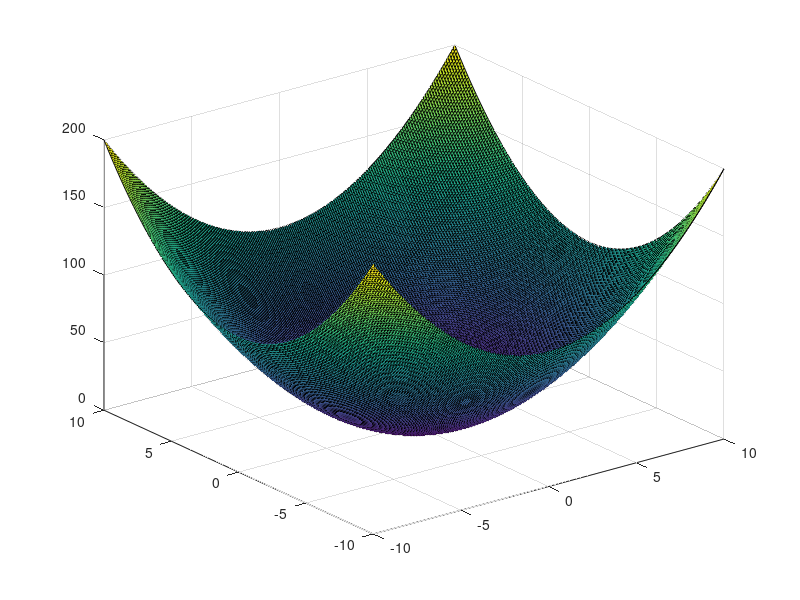
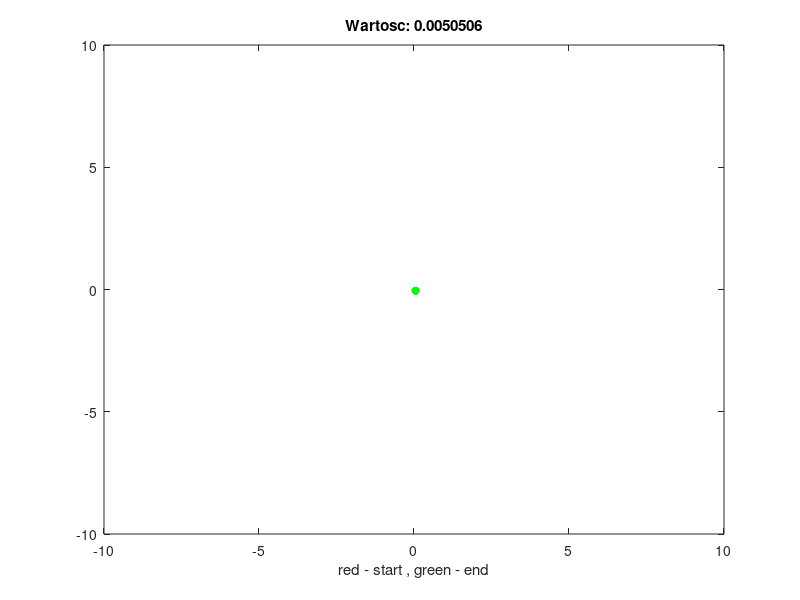

The MATLAB source for these figures, in order:
clc
clear
clear all

tic

f = @(x1, x2) x1.^2 + x2.^2;

x1Range = [-10, 10];
x2Range = [-10, 10];

xStart = [5, -5];

disp(['Zakres x1: ', num2str(x1Range)]);
disp(['Zakres x2: ', num2str(x2Range)]);
disp(['Punkt startowy: [', num2str(xStart(1)), ', ', num2str(xStart(2)), ']']);

a = 1;

ftol = 0.01;
maxIterations = 1000;

xMin = xStart;
iter = 0;

figure;
[X1, X2] = meshgrid(x1Range(1):0.1:x1Range(2), x2Range(1):0.1:x2Range(2));
Z = f(X1, X2);
surf(X1, X2, Z);
hold on;
scatter3(xStart(1), xStart(2), f(xStart(1), xStart(2)), 'r', 'filled');

figure;
contour(X1, X2, Z, 50);
hold on;
scatter(xStart(1), xStart(2), 'r', 'filled', 'DisplayName', 'start');

while true
    gradient = [2 * xMin(1); 2 * xMin(2)];

    krokNormalizacji = gradient / norm(gradient);
    antyGradient = xMin - a * krokNormalizacji';

    if f(antyGradient(1), antyGradient(2)) < f(xMin(1), xMin(2))
        xMin = antyGradient;
    else
        break;
    end

    scatter(xMin(1), xMin(2), 'b');

    if norm(gradient) < ftol || iter >= maxIterations
        break;
    end

    iter = iter + 1;
end

scatter(xMin(1), xMin(2), 'g', 'filled', 'DisplayName', 'end');

funckjaMin = f(xMin(1), xMin(2));

scatter3(xMin(1), xMin(2), f(xMin(1), xMin(2)), 'g', 'filled', 'DisplayName', 'End');

title(['Wartosc: ' num2str(funckjaMin)]);
xlabel('red - start , green - end')

disp(['Punkt minimum: [', num2str(xMin(1)), ', ', num2str(xMin(2)), ']']);
disp(['f(Pmin): ', num2str(funckjaMin)]);
disp(['Liczba iteracji: ', num2str(iter)]);

czas = toc;
disp(['Czas wykonania: ', num2str(czas), ' sekund']);
